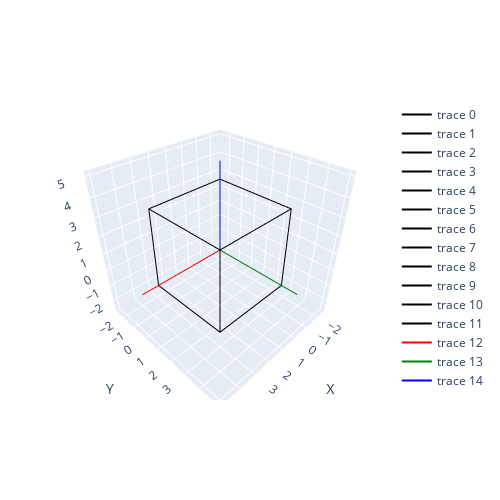

The code cell stored with this chart in its notebook:
### Code cell
import numpy as np
import plotly.graph_objects as go

# define eight vertices for the unit cube
vertices = np.array([
    [-2.5, -2.5, -2.5],
    [2.5, -2.5, -2.5],
    [2.5, 2.5, -2.5],
    [-2.5, 2.5, -2.5],
    [-2.5, -2.5, 2.5],
    [2.5, -2.5, 2.5],
    [2.5, 2.5, 2.5],
    [-2.5, 2.5, 2.5]
])

# define the twelve edges of the cube
edges = [
    (0, 1), (1, 2), (2, 3), (3, 0),  # edges in the bottom face
    (4, 5), (5, 6), (6, 7), (7, 4),  # edges in the top face
    (0, 4), (1, 5), (2, 6), (3, 7)   # edges connecting top and bottom faces
]

# create a plotly graph object
fig = go.Figure()

# add each edge to the graph
for edge in edges:
    x_values = [vertices[edge[0], 0], vertices[edge[1], 0]]
    y_values = [vertices[edge[0], 1], vertices[edge[1], 1]]
    z_values = [vertices[edge[0], 2], vertices[edge[1], 2]]
    fig.add_trace(go.Scatter3d(x=x_values, y=y_values, z=z_values, mode='lines', line=dict(color='black')))

# Draw axis lines
for i, color in enumerate(['red', 'green', 'blue']):  # i=0 is X, i=1 is Y, i=2 is Z
    axis = np.zeros((2, 3))
    axis[1, i] = 1
    axis_line = axis * 5  # scale to the desired length
    fig.add_trace(go.Scatter3d(x=axis_line[:, 0], y=axis_line[:, 1], z=axis_line[:, 2], mode='lines', line=dict(color=color)))

fig.update_layout(scene=dict(xaxis_title='X', yaxis_title='Y', zaxis_title='Z'), autosize=False, width=500, height=500,
                  margin=dict(l=50, r=50, b=100, t=100, pad=4))

fig.show()

### Figure 1 — Plotly figure (JSON) as saved in the notebook; plotly's stock layout.template omitted (floating-point values rounded to 4 significant figures)
{"data": [{"line": {"color": "black"}, "mode": "lines", "type": "scatter3d", "x": [-2.5, 2.5], "y": [-2.5, -2.5], "z": [-2.5, -2.5]}, {"line": {"color": "black"}, "mode": "lines", "type": "scatter3d", "x": [2.5, 2.5], "y": [-2.5, 2.5], "z": [-2.5, -2.5]}, {"line": {"color": "black"}, "mode": "lines", "type": "scatter3d", "x": [2.5, -2.5], "y": [2.5, 2.5], "z": [-2.5, -2.5]}, {"line": {"color": "black"}, "mode": "lines", "type": "scatter3d", "x": [-2.5, -2.5], "y": [2.5, -2.5], "z": [-2.5, -2.5]}, {"line": {"color": "black"}, "mode": "lines", "type": "scatter3d", "x": [-2.5, 2.5], "y": [-2.5, -2.5], "z": [2.5, 2.5]}, {"line": {"color": "black"}, "mode": "lines", "type": "scatter3d", "x": [2.5, 2.5], "y": [-2.5, 2.5], "z": [2.5, 2.5]}, {"line": {"color": "black"}, "mode": "lines", "type": "scatter3d", "x": [2.5, -2.5], "y": [2.5, 2.5], "z": [2.5, 2.5]}, {"line": {"color": "black"}, "mode": "lines", "type": "scatter3d", "x": [-2.5, -2.5], "y": [2.5, -2.5], "z": [2.5, 2.5]}, {"line": {"color": "black"}, "mode": "lines", "type": "scatter3d", "x": [-2.5, -2.5], "y": [-2.5, -2.5], "z": [-2.5, 2.5]}, {"line": {"color": "black"}, "mode": "lines", "type": "scatter3d", "x": [2.5, 2.5], "y": [-2.5, -2.5], "z": [-2.5, 2.5]}, {"line": {"color": "black"}, "mode": "lines", "type": "scatter3d", "x": [2.5, 2.5], "y": [2.5, 2.5], "z": [-2.5, 2.5]}, {"line": {"color": "black"}, "mode": "lines", "type": "scatter3d", "x": [-2.5, -2.5], "y": [2.5, 2.5], "z": [-2.5, 2.5]}, {"line": {"color": "red"}, "mode": "lines", "type": "scatter3d", "x": [0.0, 5.0], "y": [0.0, 0.0], "z": [0.0, 0.0]}, {"line": {"color": "green"}, "mode": "lines", "type": "scatter3d", "x": [0.0, 0.0], "y": [0.0, 5.0], "z": [0.0, 0.0]}, {"line": {"color": "blue"}, "mode": "lines", "type": "scatter3d", "x": [0.0, 0.0], "y": [0.0, 0.0], "z": [0.0, 5.0]}], "layout": {"autosize": false, "height": 500, "margin": {"b": 100, "l": 50, "pad": 4, "r": 50, "t": 100}, "scene": {"xaxis": {"title": {"text": "X"}}, "yaxis": {"title": {"text": "Y"}}, "zaxis": {"title": {"text": "Z"}}}, "width": 500}}
